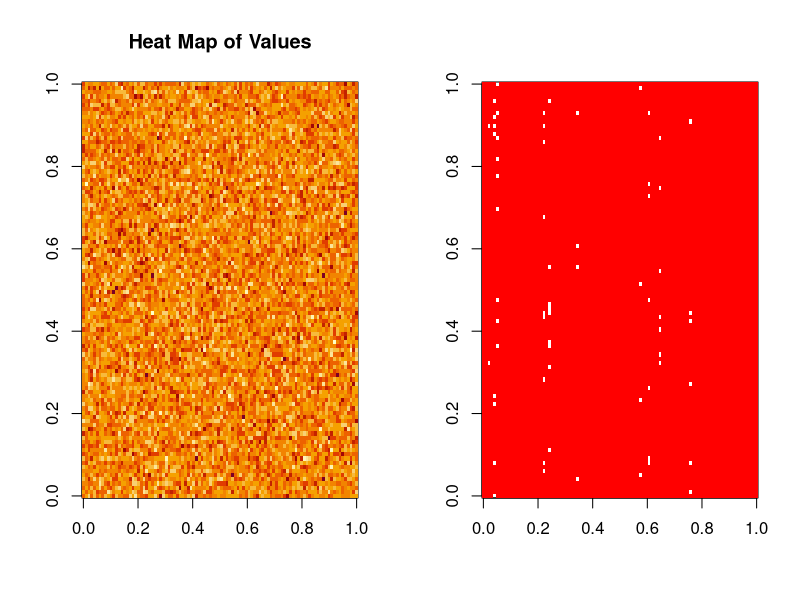

R code for this plot:

set.seed(2019)

RandomNumbers <- function(x, UpperLimit){
	round(runif(x, 1, UpperLimit))
}


par(mfrow=c(1,2))
# Create Matrix with 100 rows and 100 columns
X <- matrix(rnorm(10000)*100, ncol=100,nrow=100)
image(X, main="Heat Map of Values") # if you wish to have a heat mao of how the data is spread

#X[ sample( nrow(X), 10 ), sample( ncol(X), 5) ] <- NA

for (y in RandomNumbers(10,nrow(X))){
	#X[y, round(runif(round(runif(1,1,10)),1, ncol(X)))] <- NA
	X[y, RandomNumbers(RandomNumbers(1,10),ncol(X))] <- NA
}
image(X, col=heat.colors(1)) # Only the spread of misisng vlaues


par(mfrow=c(1,1))

write.csv(X,"MCAR_Dataset.csv")